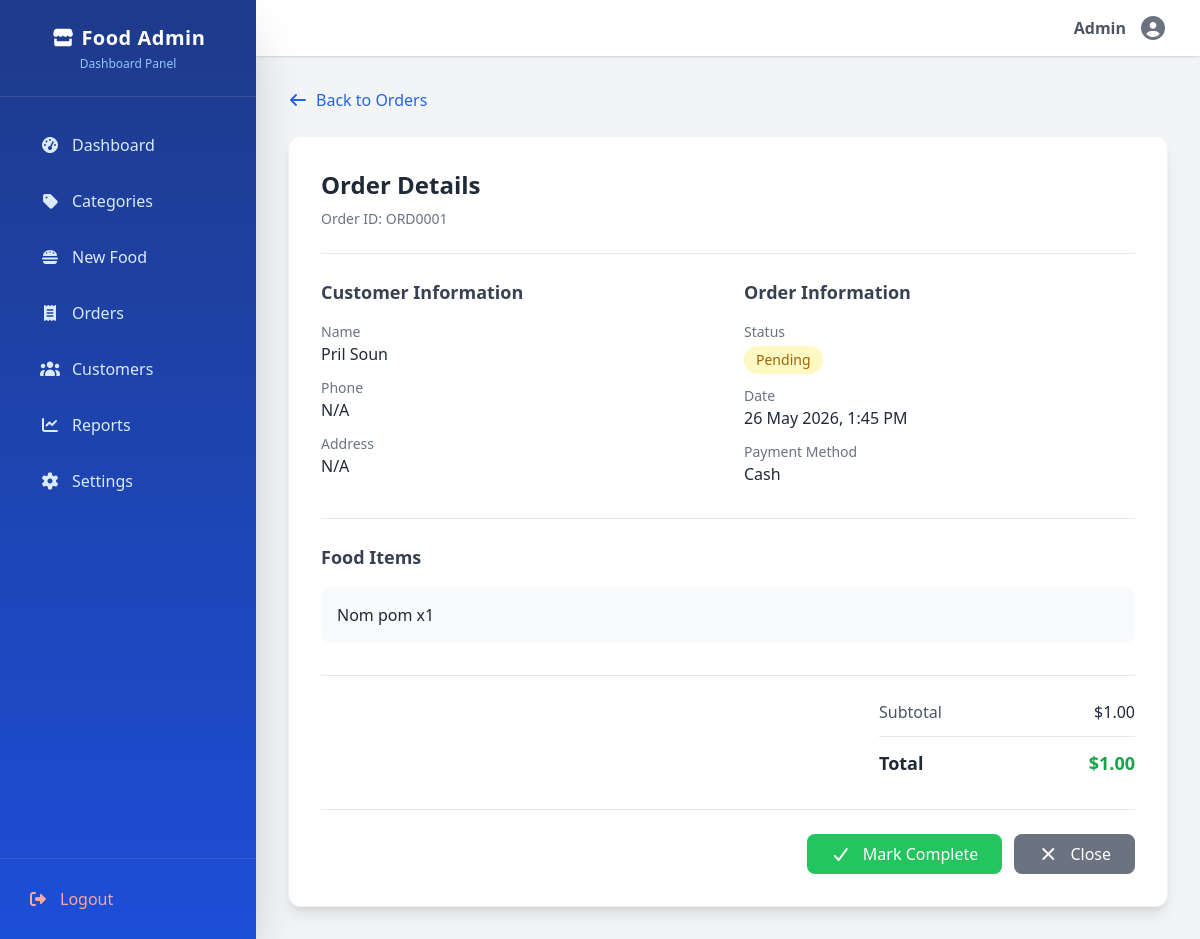
/app/Views/admin/viewOrder.php?id=1 (signed in), run on the app's committed database.
### tables this page shows
CREATE TABLE `orders` (
  `id` int(11) NOT NULL,
  `customer_id` int(11) NOT NULL,
  `total_amount` decimal(10,2) NOT NULL,
  `status` enum('pending','processing','completed','cancelled') DEFAULT 'pending',
  `payment_method` varchar(50) DEFAULT 'cash',
  `created_at` timestamp NULL DEFAULT current_timestamp(),
  `updated_at` timestamp NULL DEFAULT current_timestamp() ON UPDATE current_timestamp()
);

CREATE TABLE `customers` (
  `id` int(11) NOT NULL,
  `fullname` varchar(50) NOT NULL,
  `email` varchar(50) NOT NULL,
  `phonenumber` varchar(15) DEFAULT NULL,
  `password` varchar(255) NOT NULL,
  `created_at` timestamp NULL DEFAULT current_timestamp(),
  `photo_url` varchar(255) DEFAULT NULL
);

### app/Controllers/admin/OrdersController.php (called while the page is built, shortened)
<?php
require_once __DIR__ . "/../../Models/admin/Orders.php";
class OrdersController
{
    private $OrderModel;
    public function __construct($con)
    {
        $this->OrderModel = new Orders($con);
    }
    public function show()
    {
        return $this->OrderModel->getAllOrders();
    }
}
?>

### app/Models/admin/Orders.php (called while the page is built, shortened)
<?php
class Orders
{
    private $con;
    public function __construct($con)
    {
        $this->con = $con;
    }
    public function getAllOrders()
    {
        $stmt = $this->con->prepare("
            SELECT
                o.id,
                o.customer_id,
                o.total_amount,
                o.status,
                o.payment_method,
                o.created_at,
                c.fullname as customer_name,
                c.phonenumber,
                COUNT(oi.id) as item_count,
                GROUP_CONCAT(CONCAT(f.food_name_english, ' x', oi.quantity) SEPARATOR ', ') as food_items
            FROM orders o
            LEFT JOIN customers c ON o.customer_id = c.id
            LEFT JOIN order_items oi ON o.id = oi.order_id
            LEFT JOIN new_foods f ON oi.food_id = f.id
            GROUP BY o.id
            ORDER BY o.created_at DESC
        ");
        $stmt->execute();
        return $stmt->fetchAll(PDO::FETCH_ASSOC);
    }
}
?>

### app/Views/admin/viewOrder.php (the view, shortened to what this page needs)
<?php
    require_once __DIR__ . "/../../../config/database.php";
    require_once __DIR__ . "/../../Controllers/admin/OrdersController.php";
    $OrdersController = new OrdersController($con);
    $order_id = $_GET['id'] ?? 0;
    $orders = $OrdersController->show();
    $order = null;
    foreach ($orders as $o) {
        if ($o['id'] == $order_id) {
            $order = $o;
            break;
        }
    }
?>
<!DOCTYPE html>
<html lang="en">
<head>
    <?php include __DIR__. "/../components/cdns.php"; ?>
</head>
<body class="bg-gray-100 font-sans flex min-h-screen overflow-hidden">
    <nav class="w-64 bg-blue-700 text-white flex flex-col sticky top-0 h-screen">
        <?php include __DIR__ . "/menubar.php"; ?>
    </nav>
    <main class=" flex-1 flex flex-col overflow-y-auto h-screen">
        <header class="bg-white shadow px-8 py-4 flex justify-end items-center gap-3">
            <span class="text-gray-600"><strong>Admin</strong></span>
            <i class="fas fa-circle-user text-2xl text-gray-500"></i>
        </header>
        <div class="p-8">
            <div class="mb-6">
                <a href="orders.php" class="text-blue-600 hover:text-blue-800 flex items-center gap-2">
                    <i class="fas fa-arrow-left"></i> Back to Orders
                </a>
            </div>
            <div class="bg-white rounded-xl shadow-lg border border-gray-100 p-8">
                <div class="border-b pb-6 mb-6">
                    <h2 class="text-2xl font-semibold text-gray-800">Order Details</h2>
                    <p class="text-gray-500 text-sm mt-2">Order ID: ORD<?= str_pad($order['id'], 4, '0', STR_PAD_LEFT) ?></p>
                </div>
                <div class="grid grid-cols-2 gap-8 mb-8">
                    <div>
                        <h3 class="text-lg font-semibold text-gray-700 mb-4">Customer Information</h3>
                        <div class="space-y-3">
                            <div>
                                <p class="text-sm text-gray-500">Name</p>
                                <p class="font-medium text-gray-800"><?= htmlspecialchars($order['customer_name'] ?? 'Guest') ?></p>
                            </div>
                            <div>
                                <p class="text-sm text-gray-500">Phone</p>
                                <p class="font-medium text-gray-800"><?= htmlspecialchars($order['phone'] ?? 'N/A') ?></p>
                            </div>
                            <div>
                                <p class="text-sm text-gray-500">Address</p>
                                <p class="font-medium text-gray-800"><?= htmlspecialchars($order['address'] ?? 'N/A') ?></p>
                            </div>
                        </div>
                    </div>
                    <div>
                        <h3 class="text-lg font-semibold text-gray-700 mb-4">Order Information</h3>
                        <div class="space-y-3">
                            <div>
                                <p class="text-sm text-gray-500">Status</p>
                                <?php
                                    $statusClass = match($order['status']) {
                                        'pending' => 'bg-yellow-100 text-yellow-700',
                                        'processing' => 'bg-blue-100 text-blue-700',
                                        'completed' => 'bg-green-100 text-green-700',
                                        'cancelled' => 'bg-red-100 text-red-700',
                                        default => 'bg-gray-100 text-gray-700'
                                    };
                                ?>
                                <span class="<?= $statusClass ?> px-3 py-1 rounded-full font-medium capitalize text-sm inline-block mt-1">
                                    <?= htmlspecialchars($order['status']) ?>
                                </span>
                            </div>
                            <div>
                                <p class="text-sm text-gray-500">Date</p>
                                <p class="font-medium text-gray-800"><?= date('d M Y, g:i A', strtotime($order['created_at'])) ?></p>
                            </div>
                            <div>
                                <p class="text-sm text-gray-500">Payment Method</p>
                                <p class="font-medium text-gray-800 capitalize"><?= htmlspecialchars($order['payment_method'] ?? 'Cash') ?></p>
                            </div>
                        </div>
                    </div>
                </div>
                <div class="border-t pt-6 mb-8">
                    <h3 class="text-lg font-semibold text-gray-700 mb-4">Food Items</h3>
                    <div class="bg-gray-50 rounded-lg p-4">
                        <p class="text-gray-800"><?= htmlspecialchars($order['food_items'] ?? 'N/A') ?></p>
                    </div>
                </div>
                <div class="border-t pt-6 mb-8">
                    <div class="flex justify-end">
                        <div class="w-64">
                            <div class="flex justify-between mb-3 pb-3 border-b">
                                <span class="text-gray-600">Subtotal</span>
                                <span class="text-gray-800">$<?= number_format($order['total_amount'], 2) ?></span>
                            </div>
                            <div class="flex justify-between font-semibold text-lg">
                                <span class="text-gray-800">Total</span>
                                <span class="text-green-600">$<?= number_format($order['total_amount'], 2) ?></span>
                            </div>
                        </div>
                    </div>
                </div>
                <div class="border-t pt-6 flex gap-3 justify-end">
                    <?php if ($order['status'] !== 'completed' && $order['status'] !== 'cancelled'): ?>
                    <form method="POST" action="orders.php" style="display:inline;">
                        <button type="submit"
                            class="bg-green-500 hover:bg-green-600 text-white px-6 py-2 rounded-lg font-medium transition"
                            onclick="return confirm('Mark this order as completed?')">
                            <i class="fas fa-check mr-2"></i> Mark Complete
                        </button>
                    </form>
                    <?php endif; ?>
                    <a href="orders.php" class="bg-gray-500 hover:bg-gray-600 text-white px-6 py-2 rounded-lg font-medium transition">
                        <i class="fas fa-times mr-2"></i> Close
                    </a>
                </div>
            </div>
        </div>
    </main>
</body>
</html>

### data on the page
orders: id "0001", customer.fullname "Pril Soun", status "Pending", created_at "26 May 2026, 1:45 PM", payment_method "Cash", total_amount "1.00"

### other printed values
$menu[2] "Dashboard"
$menu[2] "Categories"
$menu[2] "New Food"
$menu[2] "Orders"
$menu[2] "Customers"
$menu[2] "Reports"
$menu[2] "Settings"
$order['phone'] "N/A"
$order['address'] "N/A"
$order['food_items'] "Nom pom x1"
